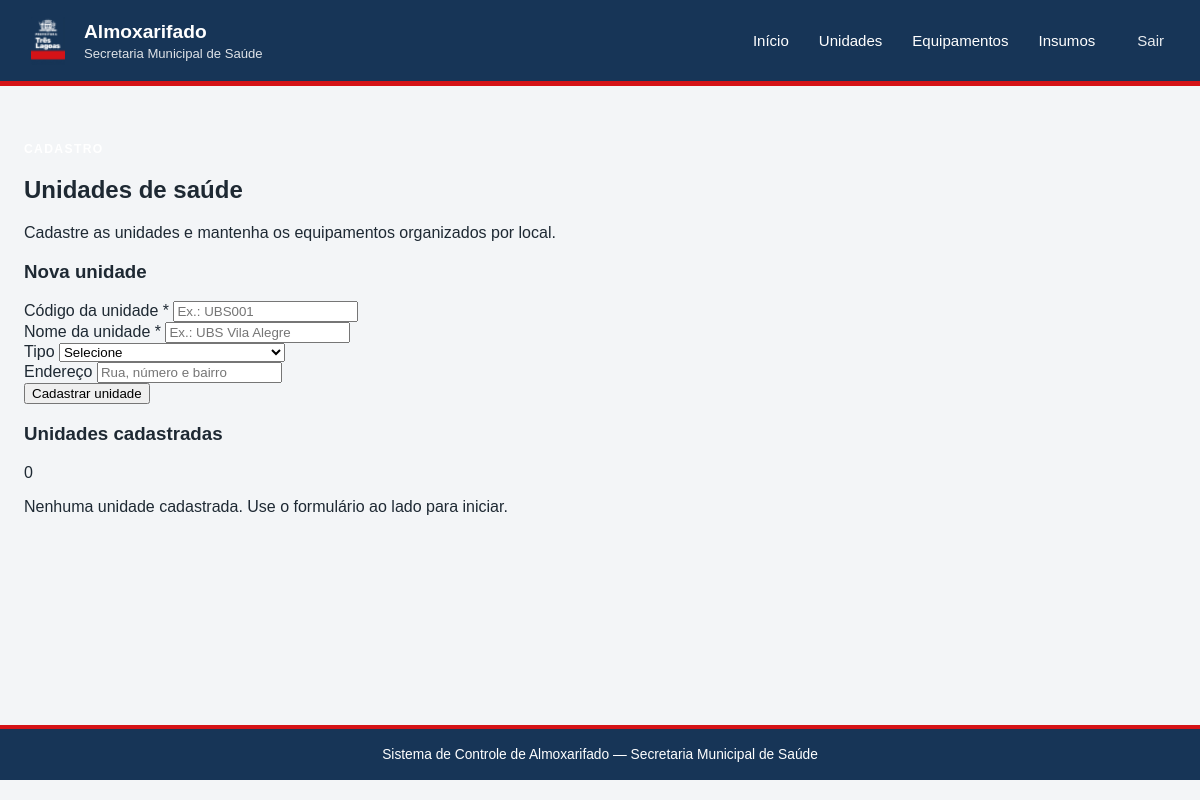
Before: /unidades (signed in) with the older database file.
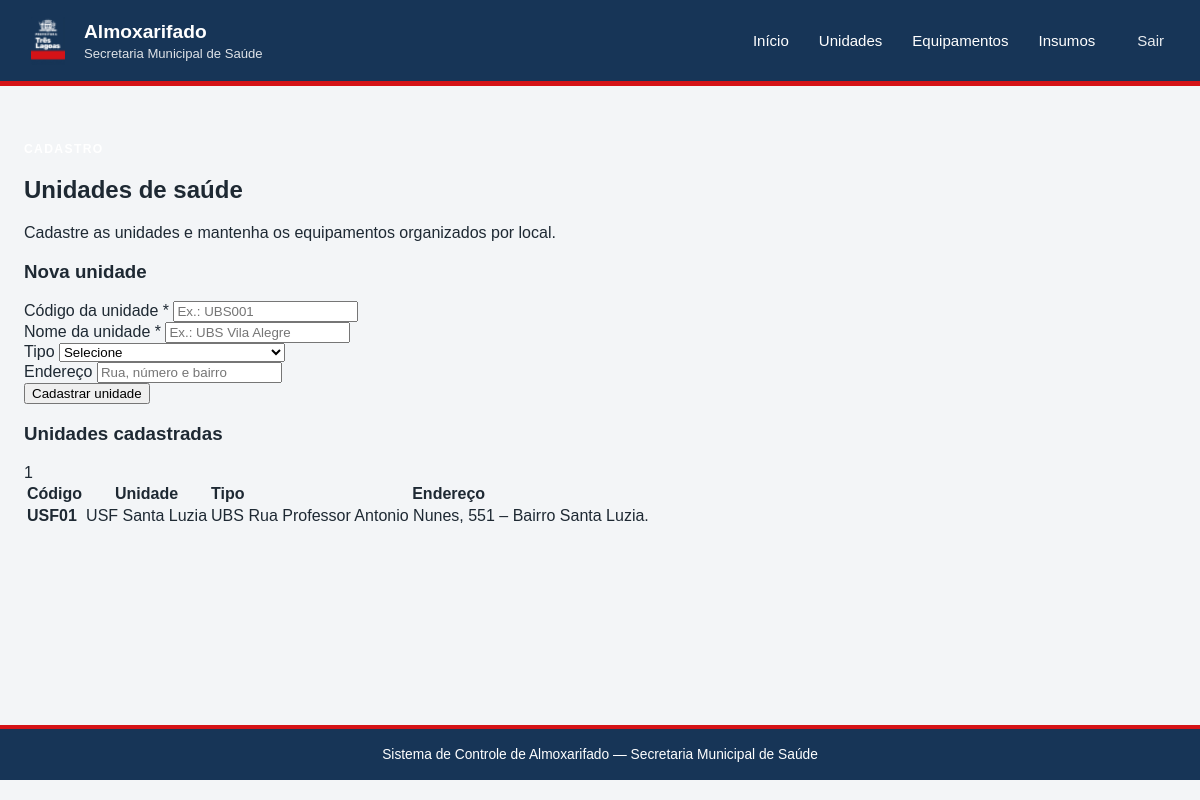
After: the same page with the newer database file.
### tables this page shows
CREATE TABLE unidades (
    id_unidade INTEGER PRIMARY KEY AUTOINCREMENT,
    codigo TEXT NOT NULL UNIQUE,
    nome TEXT NOT NULL,
    tipo TEXT,
    endereco TEXT,
    ativo BOOLEAN DEFAULT 1
);

### app.py (the view, shortened to what this page needs)
@app.route("/unidades", methods=["GET", "POST"])
@login_required
def unidades():
    with get_db_connection() as conn:
        lista_unidades = conn.execute(
            "SELECT * FROM unidades ORDER BY nome"
        ).fetchall()
    return render_template("unidades.html", unidades=lista_unidades)

### app.py (called while the page is built)
def login_required(f):
    @wraps(f)
    def decorated_function(*args, **kwargs):
        if "logged_in" not in session:
            return redirect(url_for("login"))
        return f(*args, **kwargs)
    return decorated_function

def get_db_connection():
    conn = sqlite3.connect(DATABASE)
    conn.row_factory = sqlite3.Row
    return conn

### templates/unidades.html (shortened to what this page needs)
{% extends "base.html" %}
{% block content %}
<section class="cabecalho-pagina">
    <div>
        <p class="texto-superior texto-superior--azul">CADASTRO</p>
        <h2>Unidades de saúde</h2>
        <p>Cadastre as unidades e mantenha os equipamentos organizados por local.</p>
    </div>
</section>
<section class="grid-unidades">
    <article class="painel">
        <h3>Nova unidade</h3>
        <form method="post" class="formulario">
            <div class="campo">
                <label for="codigo">Código da unidade *</label>
                <input
                    type="text"
                    id="codigo"
                    name="codigo"
                    placeholder="Ex.: UBS001"
                    maxlength="20"
                    required
                >
            </div>
            <div class="campo">
                <label for="nome">Nome da unidade *</label>
                <input
                    type="text"
                    id="nome"
                    name="nome"
                    placeholder="Ex.: UBS Vila Alegre"
                    required
                >
            </div>
            <div class="campo">
                <label for="tipo">Tipo</label>
                <select id="tipo" name="tipo">
                    <option value="">Selecione</option>
                </select>
            </div>
            <div class="campo">
                <label for="endereco">Endereço</label>
                <input
                    type="text"
                    id="endereco"
                    name="endereco"
                    placeholder="Rua, número e bairro"
                >
            </div>
            <button class="botao botao--primario" type="submit">
                Cadastrar unidade
            </button>
        </form>
    </article>
    <article class="painel">
        <div class="titulo-painel">
            <h3>Unidades cadastradas</h3>
            <span class="contador">{{ unidades|length }}</span>
        </div>
        {% if unidades %}
            <div class="tabela-responsiva">
                <table>
                    <thead>
                        <tr>
                            <th>Código</th>
                            <th>Unidade</th>
                            <th>Tipo</th>
                            <th>Endereço</th>
                        </tr>
                    </thead>
                    <tbody>
                        {% for unidade in unidades %}
                            <tr>
                                <td><strong>{{ unidade['codigo'] }}</strong></td>
                                <td>{{ unidade['nome'] }}</td>
                                <td>{{ unidade['tipo'] or '-' }}</td>
                                <td>{{ unidade['endereco'] or '-' }}</td>
                            </tr>
                        {% endfor %}
                    </tbody>
                </table>
            </div>
        {% else %}
            <p class="estado-vazio">
                Nenhuma unidade cadastrada. Use o formulário ao lado para iniciar.
            </p>
        {% endif %}
    </article>
</section>
{% endblock %}

### templates/base.html (shortened to what this page needs)
<!DOCTYPE html>
<html lang="pt-BR">
<head>
    <link rel="stylesheet" href="{{ url_for('static', filename='style.css') }}">
</head>
<body>
    <header class="topo">
    <div class="marca">
        <img src="{{ url_for('static', filename='logo.png') }}" alt="Logo" class="marca__logo">
        <div>
            <h1>Almoxarifado</h1>
            <p>Secretaria Municipal de Saúde</p>
        </div>
    </div>
    <nav class="menu" aria-label="Menu principal">
        <a href="{{ url_for('index') }}">Início</a>
        <a href="{{ url_for('unidades') }}">Unidades</a>
        <a href="{{ url_for('equipamentos') }}">Equipamentos</a>
        <a href="{{ url_for('insumos') }}">Insumos</a>
        <a href="{{ url_for('logout') }}" style="margin-left: 12px; opacity: 0.9;">
            Sair
        </a>
    </nav>
</header>
<main class="conteudo">
    {% block content %}{% endblock %}
</main>
    <footer class="rodape">
        <p>Sistema de Controle de Almoxarifado — Secretaria Municipal de Saúde</p>
    </footer>
</body>
</html>

### static/style.css (style rules this page uses)
:root { --azul-institucional: #173557; --vermelho-institucional: #d51317; --branco: #ffffff; --fundo: #f3f5f7; --texto: #1e2933; --texto-suave: #5c6b75; --borda: #d8e0e6; --azul-suave: #eaf0f5; }
* { box-sizing: border-box; }
body { margin: 0; font-family: Arial, Helvetica, sans-serif; color: var(--texto); background: var(--fundo); }
.topo { min-height: 86px; padding: 16px max(24px, calc((100% - 1180px) / 2)); display: flex; align-items: center; justify-content: space-between; gap: 24px; color: var(--branco); background: var(--azul-institucional); border-bottom: 5px solid var(--vermelho-institucional); }
.marca { display: flex; align-items: center; gap: 12px; }
.marca h1, .marca p { margin: 0; }
.marca h1 { font-size: 1.2rem; }
.marca p { margin-top: 3px; font-size: 0.82rem; opacity: 0.86; }
.menu { display: flex; flex-wrap: wrap; gap: 6px; }
.menu a { padding: 9px 12px; border-radius: 6px; color: var(--branco); font-size: 0.94rem; text-decoration: none; }
.conteudo { width: min(1180px, calc(100% - 48px)); min-height: calc(100vh - 161px); margin: 0 auto; padding: 44px 0; }
.texto-superior { color: #ffffff; font-size: 0.76rem; font-weight: bold; letter-spacing: 0.11em; }
.rodape { padding: 18px 24px; color: var(--branco); font-size: 0.86rem; text-align: center; background: var(--azul-institucional); border-top: 4px solid var(--vermelho-institucional); }
.rodape p { margin: 0; }
.marca__logo { width: 48px; height: 48px; object-fit: contain; }

Changed rows visible on the page:
added unidades: codigo "USF01", nome "USF Santa Luzia", tipo "UBS", endereco "Rua Professor Antonio Nunes, 551 – Bairro Santa Luzia."
Other visible differences:
{{ unidades|length }}: "0" → "1"
text no longer shown: "Nenhuma unidade cadastrada. Use o formulário ao lado para iniciar."
text now shown: "Código Unidade Tipo Endereço"
